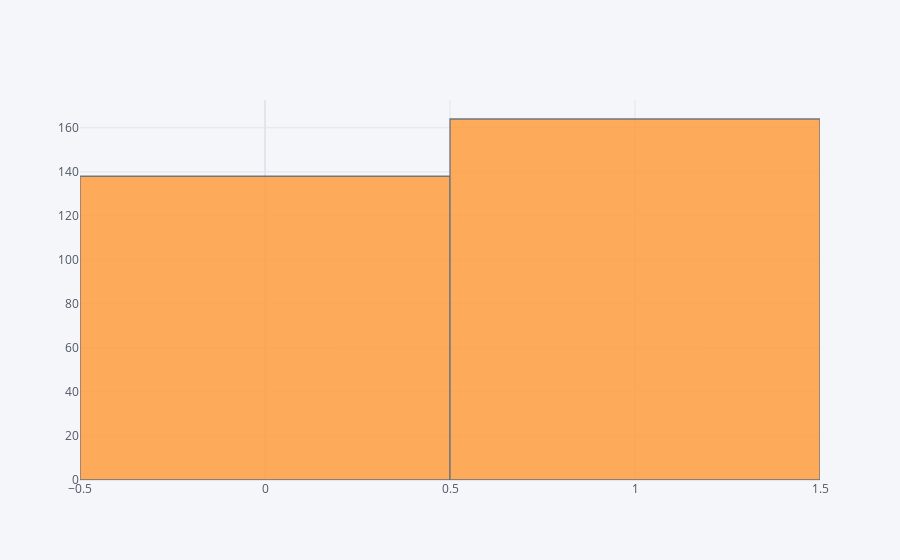

Notebook source saved alongside this figure:
### Code cell
df['target'].iplot(kind='hist')

### Figure 1 — Plotly figure (JSON) as saved in the notebook; plotly's stock layout.template omitted (floating-point values rounded to 4 significant figures; data arrays with more than 128 entries replaced by an {"elided": "..."} marker saying what was removed)
{"data": [{"histfunc": "count", "histnorm": "", "marker": {"color": "rgba(255, 153, 51, 1.0)", "line": {"color": "#4D5663", "width": 1.3}}, "name": "target", "opacity": 0.8, "orientation": "v", "type": "histogram", "x": {"elided": "302 int values"}}], "layout": {"autosize": true, "barmode": "overlay", "legend": {"bgcolor": "#F5F6F9", "font": {"color": "#4D5663"}}, "paper_bgcolor": "#F5F6F9", "plot_bgcolor": "#F5F6F9", "title": {"font": {"color": "#4D5663"}}, "xaxis": {"autorange": true, "gridcolor": "#E1E5ED", "range": [-0.5, 1.5], "showgrid": true, "tickfont": {"color": "#4D5663"}, "title": {"font": {"color": "#4D5663"}, "text": ""}, "type": "linear", "zerolinecolor": "#E1E5ED"}, "yaxis": {"autorange": true, "gridcolor": "#E1E5ED", "range": [0, 172.6], "showgrid": true, "tickfont": {"color": "#4D5663"}, "title": {"font": {"color": "#4D5663"}, "text": ""}, "zerolinecolor": "#E1E5ED"}}}
